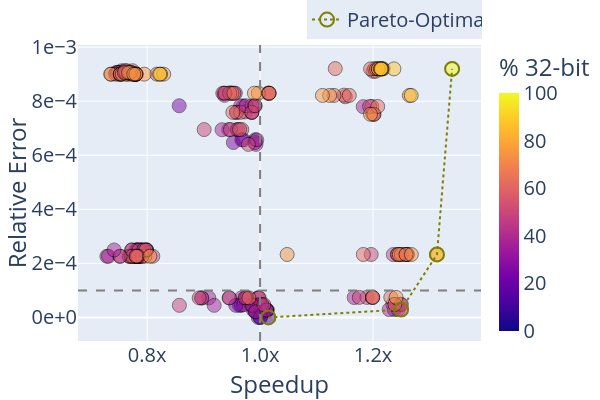

Notebook code for this chart:
### Code cell
fig = plot_performance_vs_correctness(df, pareto=[128, 184, 251, 255])
# fig.add_traces(list(plot_performance_vs_correctness(df_DD, emphasis=True).select_traces()))
fig.show()
fig.write_image("funarc.pdf")

### Figure 1 — Plotly figure (JSON) as saved in the notebook; plotly's stock layout.template omitted (floating-point values rounded to 4 significant figures; data arrays with more than 128 entries replaced by an {"elided": "..."} marker saying what was removed)
{"data": [{"customdata": {"elided": "256x1 int values"}, "hovertemplate": "Improvement=%{x}<br>Error=%{y}<br>Configuration Number=%{customdata[0]}<br>32-bit %=%{marker.color}<extra></extra>", "legendgroup": "", "marker": {"color": {"elided": "256 float values"}, "coloraxis": "coloraxis", "line": {"color": "black", "width": 1}, "opacity": 0.5, "size": 14, "symbol": "circle"}, "mode": "markers", "name": "", "orientation": "v", "showlegend": false, "type": "scatter", "x": {"elided": "256 float values"}, "xaxis": "x", "y": {"elided": "256 float values"}, "yaxis": "y"}, {"line": {"color": "olive", "dash": "dot"}, "marker": {"line": {"color": "olive", "width": 2}, "size": 14, "symbol": "circle-open"}, "mode": "lines+markers", "name": "Pareto-Optimal", "type": "scatter", "x": [1.015, 1.25, 1.313, 1.34], "y": [0, 2.911e-05, 0.0002331, 0.0009197]}], "layout": {"coloraxis": {"cmax": 100, "cmin": 0, "colorbar": {"thickness": 20, "title": {"text": "% 32-bit"}}, "colorscale": [[0, "#0d0887"], [0.1111, "#46039f"], [0.2222, "#7201a8"], [0.3333, "#9c179e"], [0.4444, "#bd3786"], [0.5556, "#d8576b"], [0.6667, "#ed7953"], [0.7778, "#fb9f3a"], [0.8889, "#fdca26"], [1, "#f0f921"]]}, "font": {"size": 20}, "height": 400, "legend": {"bgcolor": "#E5ECF6", "entrywidth": 130, "orientation": "h", "title": {"text": ""}, "tracegroupgap": 0, "x": 1, "xanchor": "right", "y": 1.02, "yanchor": "bottom"}, "margin": {"b": 0, "l": 0, "r": 0, "t": 0}, "shapes": [{"line": {"color": "grey", "dash": "dash", "width": 2}, "type": "line", "x0": 1, "x1": 1, "xref": "x", "y0": 0, "y1": 1, "yref": "y domain"}, {"line": {"color": "grey", "dash": "dash", "width": 2}, "type": "line", "x0": 0, "x1": 1, "xref": "x domain", "y0": 0.0001, "y1": 0.0001, "yref": "y"}], "width": 600, "xaxis": {"anchor": "y", "domain": [0, 1], "tickformat": ".1f", "ticksuffix": "x", "title": {"text": "Speedup"}}, "yaxis": {"anchor": "x", "domain": [0, 1], "tickformat": ".0e", "title": {"text": "Relative Error"}}}}
